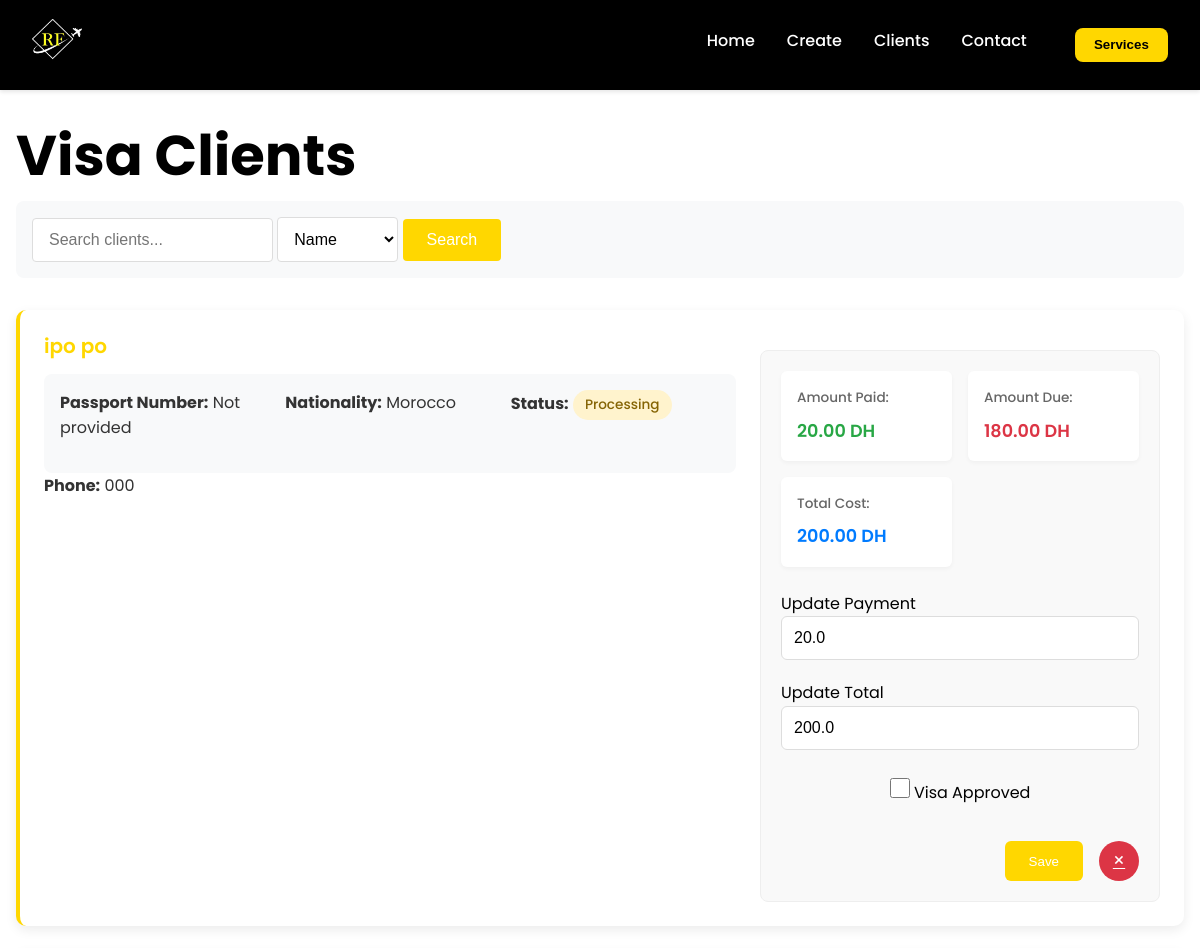
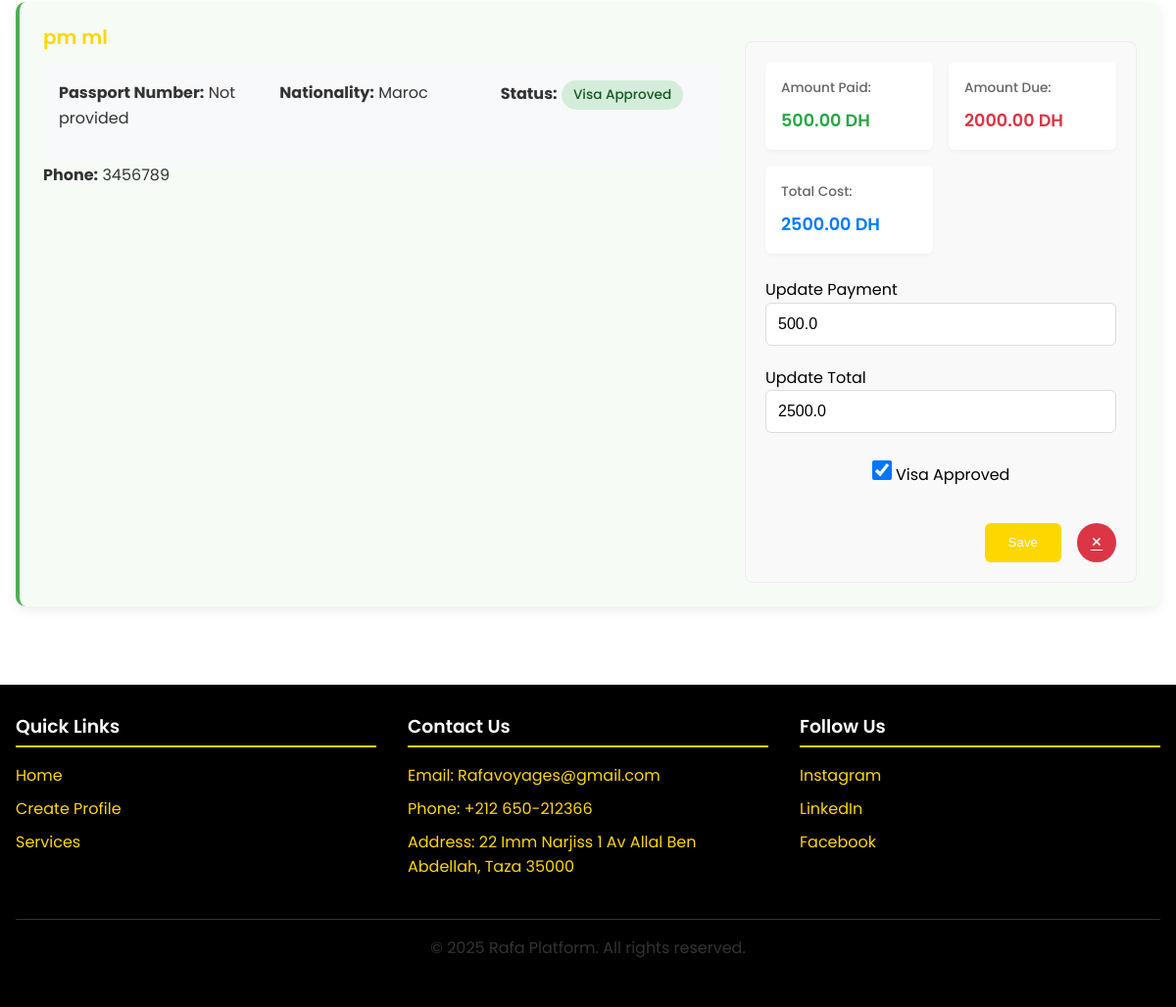
Page /visa on the committed database (2 pictures, top to bottom).
### app.py (models this page shows)
class Profile(db.Model):
    id = db.Column(db.Integer, primary_key=True)
    first_name = db.Column(db.String(50), nullable=False)
    last_name = db.Column(db.String(50), nullable=False)
    phone = db.Column(db.String(20), nullable=False)
    email = db.Column(db.String(100))
    hotel_name = db.Column(db.String(100))
    check_in_date = db.Column(db.Date)
    check_out_date = db.Column(db.Date)
    hotel_notes = db.Column(db.Text)
    nationality = db.Column(db.String(50), nullable=False)
    passport = db.Column(db.String(50))
    cin = db.Column(db.String(50))
    transport_type = db.Column(db.String(20))  # 'plane' or 'bateau'
    transport_name = db.Column(db.String(100))  # Name of airline or boat
    departure_location = db.Column(db.String(100))
    arrival_location = db.Column(db.String(100))
    travel_date = db.Column(db.Date)
    service_type = db.Column(db.String(50), nullable=False)
    custom_service = db.Column(db.String(100))
    photo_path = db.Column(db.String(200))
    documents_path = db.Column(db.String(200))
    created_at = db.Column(db.DateTime, default=datetime.utcnow)
    is_group = db.Column(db.Boolean, default=False)
    amount_paid = db.Column(db.Float, default=0.0)
    total_amount = db.Column(db.Float, default=0.0)
    service_completed = db.Column(db.Boolean, default=False)
    hotel_bookings = db.relationship('HotelBooking', backref='profile', lazy=True)

### app.py (the view, shortened to what this page needs)
@app.route('/visa')
def visa():
    search_query = request.args.get('search', '').strip()
    search_by = request.args.get('search_by', 'name')
    query = Profile.query.filter_by(service_type='visa')
    visa_clients = query.order_by(Profile.service_completed, Profile.created_at.desc()).all()
    return render_template('visa.html', clients=visa_clients, search_query=search_query, search_by=search_by)

### templates/visa.html (shortened to what this page needs)
<!DOCTYPE html>
<html lang="en">
<head>
    <link rel="stylesheet" href="{{ url_for('static', filename='css/styles.css') }}">
    <link rel="stylesheet" href="{{ url_for('static', filename='css/visa.css') }}">
</head>
<body>
    <header class="navbar">
        <a href="{{ url_for('index') }}" class="logo-link">
            <img src="{{ url_for('static', filename='images/logo.jpeg') }}" alt="Rafa Logo" class="logo-img" width="150" height="50">
        </a>
        <nav class="navbar-links">
            <ul>
                <li><a href="{{ url_for('index') }}">Home</a></li>
                <li><a href="{{ url_for('create_profile') }}">Create</a></li>
                <li><a href="{{ url_for('clients') }}">Clients</a></li>
                <li><a href="#contact">Contact</a></li>
                <li><button class="sidebar-toggle" id="sidebarToggle">Services</button></li>
            </ul>
        </nav>
    </header>
    <main id="main-content">
        <section class="client-management">
            <h1>Visa Clients</h1>
            <div class="search-container">
                <form method="GET" action="{{ url_for('visa') }}" class="search-form">
                    <div class="search-input-group">
                        <input type="text" name="search" placeholder="Search clients..." value="{{ search_query if search_query }}">
                        <select name="search_by" class="search-select">
                            <option value="name" {% if search_by == 'name' %}selected{% endif %}>Name</option>
                        </select>
                        <button type="submit" class="search-btn">Search</button>
                    </div>
                </form>
            </div>
            <div class="client-list">
                {% for client in clients %}
                <div class="client-card {% if client.service_completed %}completed{% endif %}">
                    <div class="client-info">
                        <h3>{{ client.first_name }} {{ client.last_name }}</h3>
                        <div class="visa-details">
                            <p><strong>Passport Number:</strong> {{ client.passport if client.passport else 'Not provided' }}</p>
                            <p><strong>Nationality:</strong> {{ client.nationality }}</p>
                            <p><strong>Status:</strong>
                                <span class="visa-status {% if client.service_completed %}status-completed{% else %}status-pending{% endif %}">
                                    {% if client.service_completed %}Visa Approved{% else %}Processing{% endif %}
                                </span>
                            </p>
                        </div>
                        <p><strong>Phone:</strong> {{ client.phone }}</p>
                    </div>
                    <div class="payment-info">
                        <div class="payment-details">
                            <div class="payment-field">
                                <label>Amount Paid:</label>
                                <span class="amount-paid">{{ "%.2f"|format(client.amount_paid if client.amount_paid is not none else 0) }} DH</span>
                            </div>
                            <div class="payment-field">
                                <label>Amount Due:</label>
                                <span class="amount-remaining">
                                    {{ "%.2f"|format((client.total_amount if client.total_amount is not none else 0) - (client.amount_paid if client.amount_paid is not none else 0)) }} DH
                                </span>
                            </div>
                            <div class="payment-field">
                                <label>Total Cost:</label>
                                <span class="total-amount">{{ "%.2f"|format(client.total_amount if client.total_amount is not none else 0) }} DH</span>
                            </div>
                        </div>
                        <form class="payment-form" method="POST" action="{{ url_for('update_client', client_id=client.id) }}">
                            <div class="form-group">
                                <label>Update Payment</label>
                                <input type="number" name="amount_paid"
                                       value="{{ client.amount_paid if client.amount_paid is not none else 0 }}"
                                       step="0.01" min="0"
                                       max="{{ client.total_amount if client.total_amount is not none else '' }}"
                                       required>
                            </div>
                            <div class="form-group">
                                <label>Update Total</label>
                                <input type="number" name="total_amount"
                                       value="{{ client.total_amount if client.total_amount is not none else 0 }}"
                                       step="0.01" min="0"
                                       required>
                            </div>
                            <div class="form-group checkbox">
                                <label>
                                    <input type="checkbox" name="service_completed" {% if client.service_completed %}checked{% endif %}>
                                    Visa Approved
                                </label>
                            </div>
                            <div class="client-actions">
                                <button type="submit" class="confirm-btn">Save</button>
                                <a href="{{ url_for('delete_client', client_id=client.id) }}" class="delete-btn" onclick="return confirm('Delete this visa client?')">×</a>
                            </div>
                        </form>
                    </div>
                </div>
                {% else %}
                <div class="no-clients">
                    <p>No visa clients found.</p>
                    <a href="{{ url_for('create_profile') }}" class="cta-button">Create New Visa Client</a>
                </div>
                {% endfor %}
            </div>
        </section>
    </main>
    <footer id="contact">
        <div class="footer-content">
            <div class="footer-section">
                <h3 class="o">Quick Links</h3>
                <ul>
                    <li><a href="{{ url_for('index') }}">Home</a></li>
                    <li><a href="{{ url_for('create_profile') }}">Create Profile</a></li>
                    <li><a href="#services">Services</a></li>
                </ul>
            </div>
            <div class="footer-section">
                <h3 class="o">Contact Us</h3>
                <ul>
                    <li>Email: Rafavoyages@gmail.com</li>
                    <li>Phone: +212 650-212366</li>
                    <li>Address: 22 Imm Narjiss 1 Av Allal Ben Abdellah, Taza 35000</li>
                </ul>
            </div>
            <div class="footer-section">
                <h3 class="o">Follow Us</h3>
                <ul>
                    <li><a href="https://www.instagram.com/agencerafavoyages">Instagram</a></li>
                    <li><a href="#">LinkedIn</a></li>
                    <li><a href="https://www.facebook.com/almassaAgencyTravel">Facebook</a></li>
                </ul>
            </div>
        </div>
        <div class="copyright">
            <p>&copy; 2025 Rafa Platform. All rights reserved.</p>
        </div>
    </footer>
</body>
</html>

### static/css/styles.css (style rules this page uses)
:root { --primary: #FFD700; --primary-dark: #D4AF37; --black: #000000; --white: #ffffff; --gray: #333333; --light-gray: #f5f5f5; --dark-bg: #1a1a1a; --shadow-sm: 0 2px 4px rgba(0, 0, 0, 0.1); --shadow-md: 0 4px 12px rgba(0, 0, 0, 0.15); --transition: all 0.3s ease; --transition-fast: all 0.15s ease; --border-radius: 8px; }
* { box-sizing: border-box; margin: 0; padding: 0; }
body { font-family: 'Poppins', sans-serif; line-height: 1.6; color: var(--black); background-color: var(--white); overflow-x: hidden; }
.navbar { display: flex; justify-content: space-between; align-items: center; padding: 1rem 2rem; background-color: var(--black); position: sticky; top: 0; z-index: 100; box-shadow: var(--shadow-sm); }
.logo-img { height: 50px; width: auto; transition: var(--transition); }
.navbar-links ul { display: flex; list-style: none; gap: 2rem; }
.navbar-links li a { padding: 0.5rem 0; position: relative; font-weight: 500; color: var(--white); text-decoration: none; }
.navbar-links li a::after { content: ''; position: absolute; bottom: 0; left: 0; width: 0; height: 2px; background-color: var(--primary); transition: var(--transition); }
h1, h2, h3, h4, h5, h6 { font-weight: 600; line-height: 1.2; margin-bottom: 0.75rem; color: var(--black); }
h1 { font-size: clamp(2.5rem, 5vw, 3.5rem); font-weight: 700; }
p { margin-bottom: 1rem; color: var(--gray); }
.sidebar-toggle { background-color: var(--primary); color: var(--black); padding: 0.6rem 1.2rem; border-radius: var(--border-radius); font-weight: 600; border: none; cursor: pointer; transition: var(--transition); }
footer { background-color: var(--black); color: var(--primary); padding: 2rem 1rem; text-align: center; margin-top: 3rem; }
.footer-content { max-width: 1200px; margin: 0 auto; display: grid; grid-template-columns: repeat(auto-fit, minmax(250px, 1fr)); gap: 2rem; text-align: left; }
.footer-section h3 { margin-bottom: 1rem; border-bottom: 2px solid var(--primary); padding-bottom: 0.5rem; color: var(--white); }
.footer-section ul { list-style: none; padding: 0; }
.footer-section ul li { margin-bottom: 0.5rem; }
.footer-section ul li a { color: var(--primary); text-decoration: none; }
.copyright { margin-top: 2rem; padding-top: 1rem; border-top: 1px solid var(--gray); color: var(--white); }
.sidebar-toggle { background-color: var(--primary); color: var(--black); padding: 0.6rem 1.2rem; border-radius: var(--border-radius); font-weight: 600; border: none; cursor: pointer; transition: var(--transition); margin-left: 1rem; }

### rows in the picture
Profile: first_name "ipo", last_name "po", passport "Not provided", nationality "Morocco", shows "Processing", phone "000", amount_paid "20.00", total_amount+amount_paid "180.00", total_amount "200.00", amount_paid "20.0", total_amount "200.0"
Profile: first_name "pm", last_name "ml", passport "Not provided", nationality "Maroc", shows "Visa Approved", phone "3456789", amount_paid "500.00", total_amount+amount_paid "2000.00", total_amount "2500.00", amount_paid "500.0", total_amount "2500.0", service_completed "☑"
